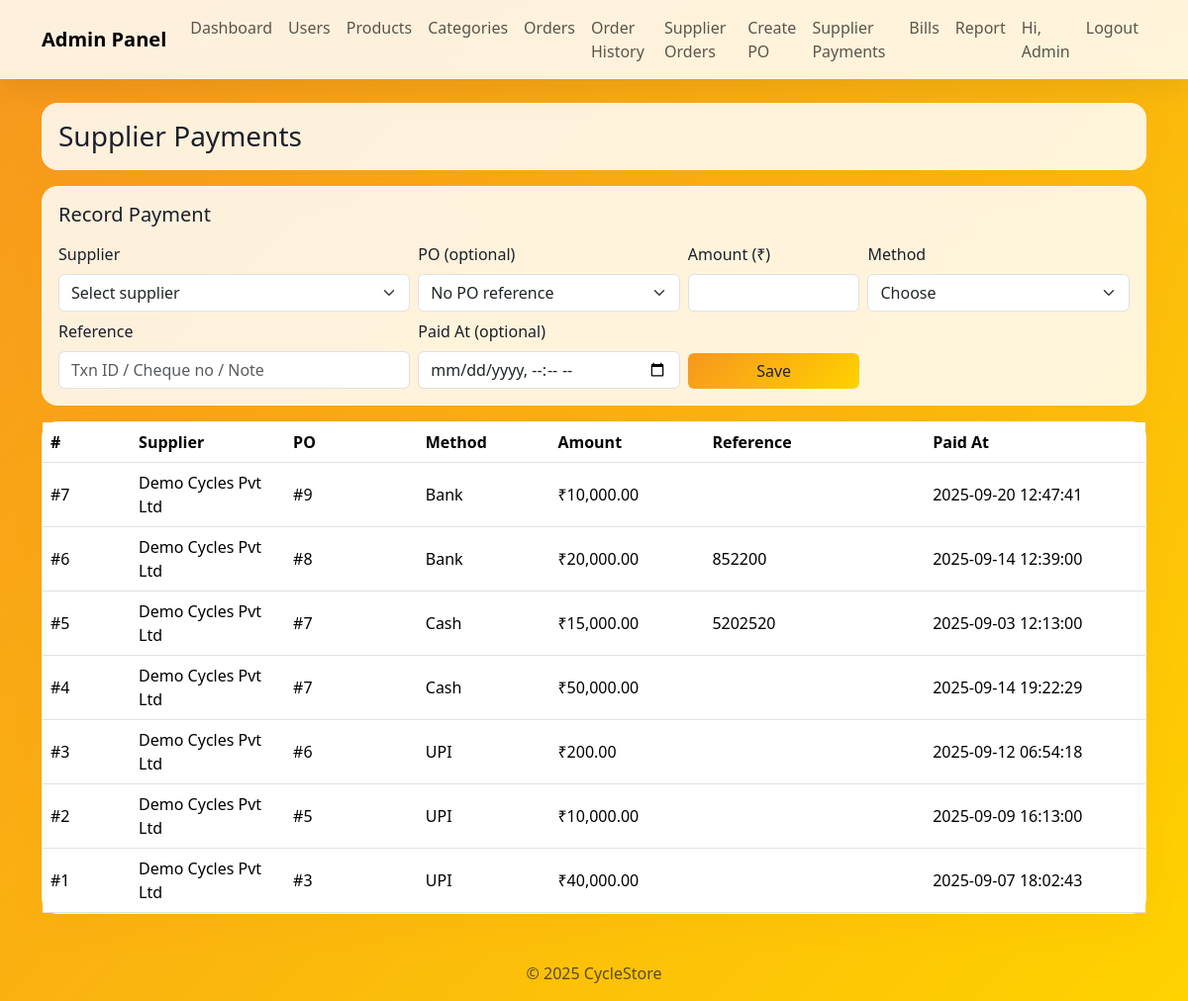
The page /admin/supplier_payments.php (signed in) on the database its author committed.
### tables this page shows
CREATE TABLE `supplier_payments` (
  `id` int(11) NOT NULL,
  `supplier_id` int(11) NOT NULL,
  `po_id` int(11) DEFAULT NULL,
  `method` varchar(40) NOT NULL,
  `amount` decimal(12,2) NOT NULL,
  `reference` varchar(120) DEFAULT NULL,
  `paid_at` datetime DEFAULT current_timestamp(),
  `created_at` datetime DEFAULT current_timestamp()
);

CREATE TABLE `suppliers` (
  `id` int(11) NOT NULL,
  `user_id` int(11) NOT NULL,
  `company_name` varchar(160) DEFAULT NULL,
  `gstin` varchar(40) DEFAULT NULL,
  `created_at` datetime DEFAULT current_timestamp()
);

### admin/supplier_payments.php (the view, shortened to what this page needs)
<?php
require_once '../config/db.php';
$rows=[];
$q = "SELECT sp.id, s.company_name, sp.po_id, sp.method, sp.amount, sp.reference, sp.paid_at
      FROM supplier_payments sp
      JOIN suppliers s ON s.id=sp.supplier_id
      ORDER BY sp.id DESC LIMIT 50";
$res = mysqli_query($conn, $q);
while($r=mysqli_fetch_assoc($res)) $rows[]=$r;
include '../includes/header_admin.php';
include '../includes/nav_admin.php';
?>
<div class="container my-4">
  <div class="glass p-3 mb-3">
    <h3 class="mb-0">Supplier Payments</h3>
  </div>
  <div class="glass p-3 mb-3">
    <h5 class="mb-3">Record Payment</h5>
    <form method="post" class="row g-2">
      <div class="col-md-4">
        <label class="form-label">Supplier</label>
        <select name="supplier_id" class="form-select" required>
          <option value="">Select supplier</option>
        </select>
      </div>
      <div class="col-md-3">
        <label class="form-label">PO (optional)</label>
        <select name="po_id" class="form-select">
          <option value="0">No PO reference</option>
        </select>
      </div>
      <div class="col-md-2">
        <label class="form-label">Amount (₹)</label>
        <input name="amount" type="number" step="0.01" class="form-control" required>
      </div>
      <div class="col-md-3">
        <label class="form-label">Method</label>
        <select name="method" class="form-select" required>
          <option value="">Choose</option>
        </select>
      </div>
      <div class="col-md-4">
        <label class="form-label">Reference</label>
        <input name="reference" class="form-control" placeholder="Txn ID / Cheque no / Note">
      </div>
      <div class="col-md-3">
        <label class="form-label">Paid At (optional)</label>
        <input name="paid_at" type="datetime-local" class="form-control">
      </div>
      <div class="col-md-2 align-self-end">
        <button class="btn btn-brand w-100">Save</button>
      </div>
    </form>
  </div>
  <div class="glass p-0">
    <table class="table align-middle mb-0">
      <thead>
        <tr>
          <th style="width:8%">#</th>
          <th>Supplier</th>
          <th style="width:12%">PO</th>
          <th style="width:12%">Method</th>
          <th style="width:14%">Amount</th>
          <th style="width:20%">Reference</th>
          <th style="width:20%">Paid At</th>
        </tr>
      </thead>
      <tbody>
        <?php foreach($rows as $r): ?>
          <tr>
            <td>#<?=$r['id']?></td>
            <td><?=htmlspecialchars($r['company_name'])?></td>
            <td><?= $r['po_id'] ? '#'.$r['po_id'] : '-' ?></td>
            <td><?=htmlspecialchars($r['method'])?></td>
            <td>₹<?=number_format((float)$r['amount'],2)?></td>
            <td><?=htmlspecialchars($r['reference'] ?? '')?></td>
            <td><?=htmlspecialchars($r['paid_at'])?></td>
          </tr>
        <?php endforeach; ?>
      </tbody>
    </table>
  </div>
</div>
<?php include '../includes/footer.php'; ?>

### includes/header_admin.php (style rules this page uses)
body { background:linear-gradient(135deg,#f7971e,#ffd200);min-height:100vh;color:#1b1f2a; }
.glass { background:rgba(255,255,255,.85);border:1px solid rgba(255,255,255,.28);border-radius:16px;box-shadow:0 12px 30px rgba(247,151,30,.12); }
.btn-brand { background:linear-gradient(135deg,#f7971e,#ffd200);color:#222;border:0; }

### rows shown on the page
supplier_payments: id "7", supplier.company_name "Demo Cycles Pvt Ltd", po "9", method "Bank", amount "10,000.00", paid_at "2025-09-20 12:47:41"
supplier_payments: id "6", supplier.company_name "Demo Cycles Pvt Ltd", po "8", method "Bank", amount "20,000.00", reference "852200", paid_at "2025-09-14 12:39:00"
supplier_payments: id "5", supplier.company_name "Demo Cycles Pvt Ltd", po "7", method "Cash", amount "15,000.00", reference "5202520", paid_at "2025-09-03 12:13:00"
supplier_payments: id "4", supplier.company_name "Demo Cycles Pvt Ltd", po "7", method "Cash", amount "50,000.00", paid_at "2025-09-14 19:22:29"
supplier_payments: id "3", supplier.company_name "Demo Cycles Pvt Ltd", po "6", method "UPI", amount "200.00", paid_at "2025-09-12 06:54:18"
supplier_payments: id "2", supplier.company_name "Demo Cycles Pvt Ltd", po "5", method "UPI", amount "10,000.00", paid_at "2025-09-09 16:13:00"
supplier_payments: id "1", supplier.company_name "Demo Cycles Pvt Ltd", po "3", method "UPI", amount "40,000.00", paid_at "2025-09-07 18:02:43"

### other values the page prints
$u['name'] "Admin"
